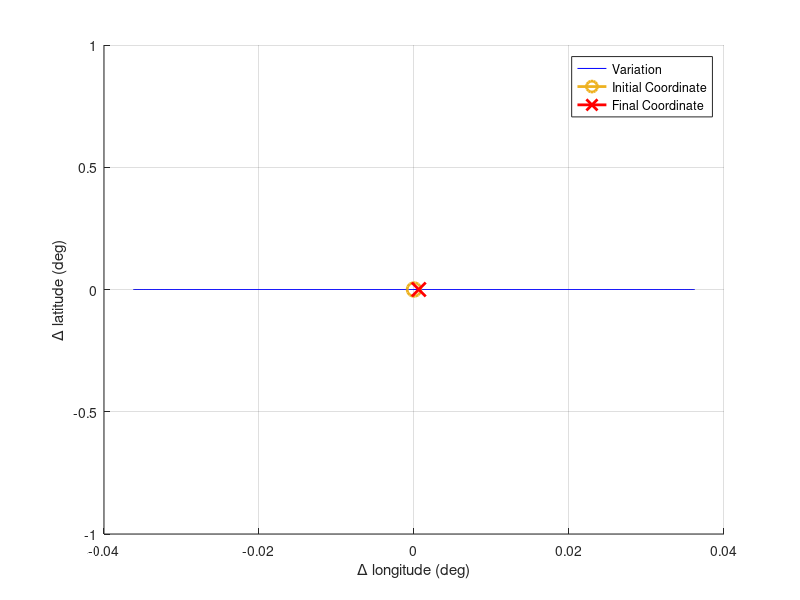
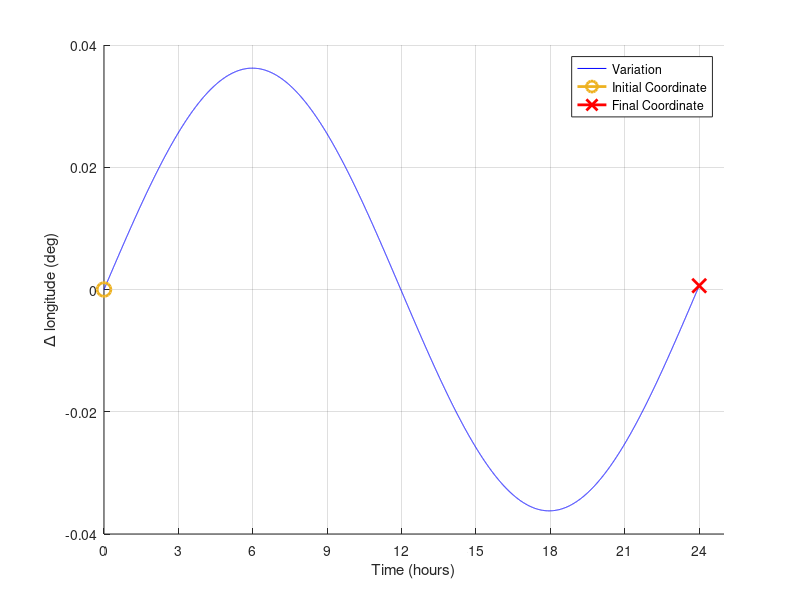
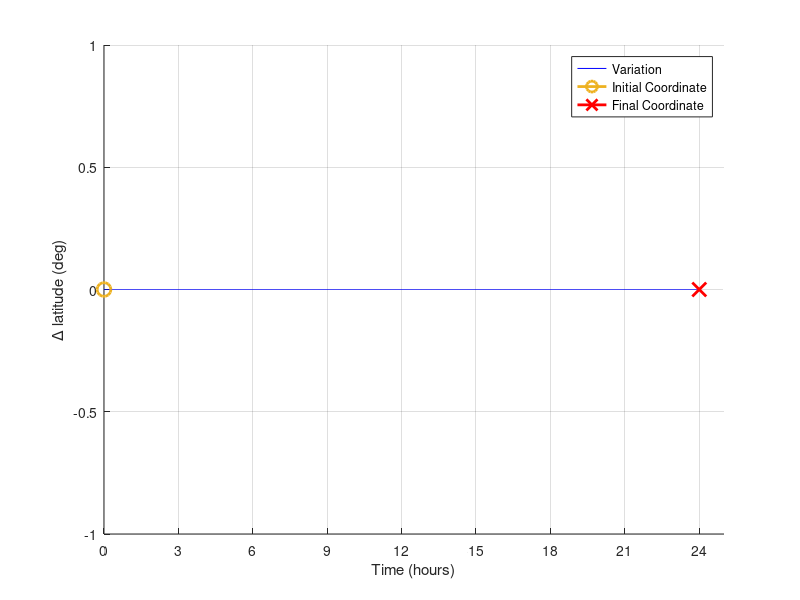

The MATLAB source for these figures, in order:
clear all;
clc;
% Earth parameters
Req  = 6378.137;		% km, equatorial radius of the earth
muE  = 398600.4415;		% mu_E = GM : gravitational parameter of the earth km^3/s^2, 
				        % taking M_E = 5.976 * 10^24 kg, G = 6.67 * 10^-11
omegaE = 0.729212e-4;	% rad/s, calculated from sidereal day
sma_c = 42164.16;   	% km, Brij Agrawal, p. 67; ideal geosynchronous

%sma = 42166.9;         % km, GEO semimajor axis in the paper; it is greater than the ideal.   
%sma = 42171.798;  		% GOES 6
sma   = sma_c;          % ideal
del_sma = sma - sma_c;

%e = 0;                 % The offset and asymmetry in lat and other variables disappears with e = 0
%e = 0.00007;
%e = 0.0005;			% Vinod
e = 0.000316;			% GOES 6

%i = 0.1 * pi/180;  	    % Vinod
%i = 2 * pi/180;		% inclination, rad
i = 0;                 % ideal
%i = 1.97310 * pi/180;	% GOES 6

Omega = (235.28-360) * pi/180;	% rad, ascending node angle [-pi,pi]
AoP   = 23.05 * pi/180;		    % rad, argument of perigee
disp(Omega)
disp(AoP)

omega0  = sqrt(muE/sma^3);      % rad/s; 
n_synch = sqrt(muE/sma_c^3);
del_n   = - 1.5 * n_synch * del_sma / sma_c;

orbit_period = 2*pi/omega0;
OP_hrs  = floor(orbit_period/3600);
OP_mins = floor((orbit_period - OP_hrs*3600)/60);
OP_sec  = orbit_period - OP_hrs * 3600 - OP_mins * 60;

% step size, seconds, traversing the orbit

dT = 6;                
K  = 24 * 3600 / dT;

% Memory for saving the results
% Nadir angle from a deviated lat-lon caused by i (Brij Agrawal, p. 69) to
% the target P -- the ideal longitude of the geostationary satellite with latitude = 0

Time    = NaN(K+1,1);
Del_lat = NaN(K+1,1);
Del_lon = NaN(K+1,1);

Time(1,1) = 0;
Del_lat(1,1) = 0;
Del_lon(1,1) = 0;

for k = 1:K
    Time(k+1,1) = k * dT / 3600;      % hours
    nu          = omega0 * k * dT;    % orbit angle, rad, circular orbit

    % SSP of the geosynchronous satellite: Brij Agrawal, p. 69
    del_lat =              i * sin(nu);
    del_lon = - 0.25 * i * i * sin(2*nu) + del_n * k * dT + 2*e*sin(nu);  % negligible due to i compared to del_lat

    Del_lat(k+1,1) = del_lat * 180/pi;
    Del_lon(k+1,1) = del_lon * 180/pi;
end

disp('Start points')
disp(Time(1,1))
disp(Del_lat(1,1))
disp(Del_lon(1,1))

disp('End points')
disp(Time(end,1))
disp(Del_lat(end,1))
disp(Del_lon(end,1))


figure(1)
hold on
plot (Del_lon, Del_lat,'Color','b')
plot(Del_lon(1,1), Del_lat(1,1),'Color',[0.9290, 0.6940, 0.1250],'marker','o','markersize',10,'LineWidth',2)
plot(Del_lon(end,1), Del_lat(end,1),'Color','r','marker','x','markersize',10,'LineWidth',2)
xlabel ('\Delta longitude (deg)')
ylabel ('\Delta latitude (deg)')
legend('Variation','Initial Coordinate','Final Coordinate')
grid on
hold off

figure(2)
hold on
plot (Time, Del_lon,'Color','b'),
plot(Time(1,1), Del_lon(1,1),'Color',[0.9290, 0.6940, 0.1250],'marker','o','markersize',10,'LineWidth',2)
plot(Time(end,1), Del_lon(end,1),'Color','r','marker','x','markersize',10,'LineWidth',2)
xlabel ('Time (hours)')
ylabel ('\Delta longitude (deg)')
set (gca,'XTick',0:3:24)
legend('Variation','Initial Coordinate','Final Coordinate')
grid on
hold off

figure(3)
hold on
plot(Time, Del_lat, 'Color','b')
plot(Time(1,1), Del_lat(1,1),'Color',[0.9290, 0.6940, 0.1250],'marker','o','markersize',10,'LineWidth',2)
plot(Time(end,1), Del_lat(end,1),'Color','r','marker','x','markersize',10,'LineWidth',2)
xlabel ('Time (hours)')
ylabel ('\Delta latitude (deg)')
set (gca,'XTick',0:3:24)
legend('Variation','Initial Coordinate','Final Coordinate')
grid on
hold off
